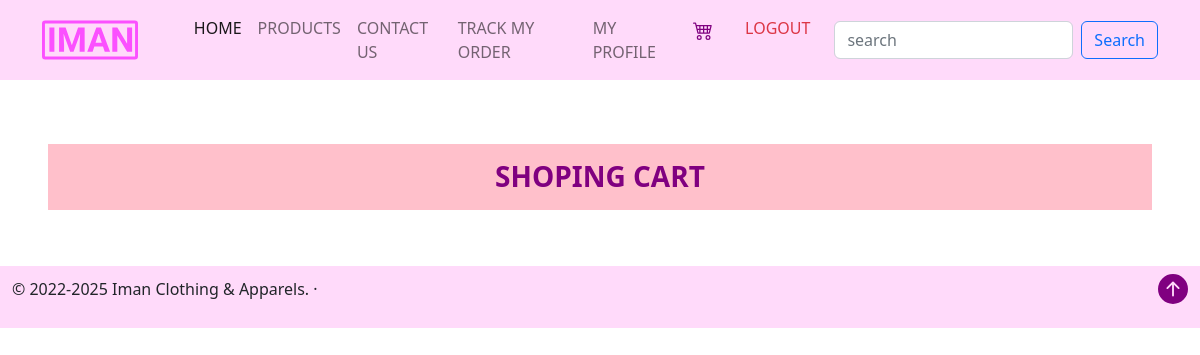
The app's page /products/cart (signed in), older data.
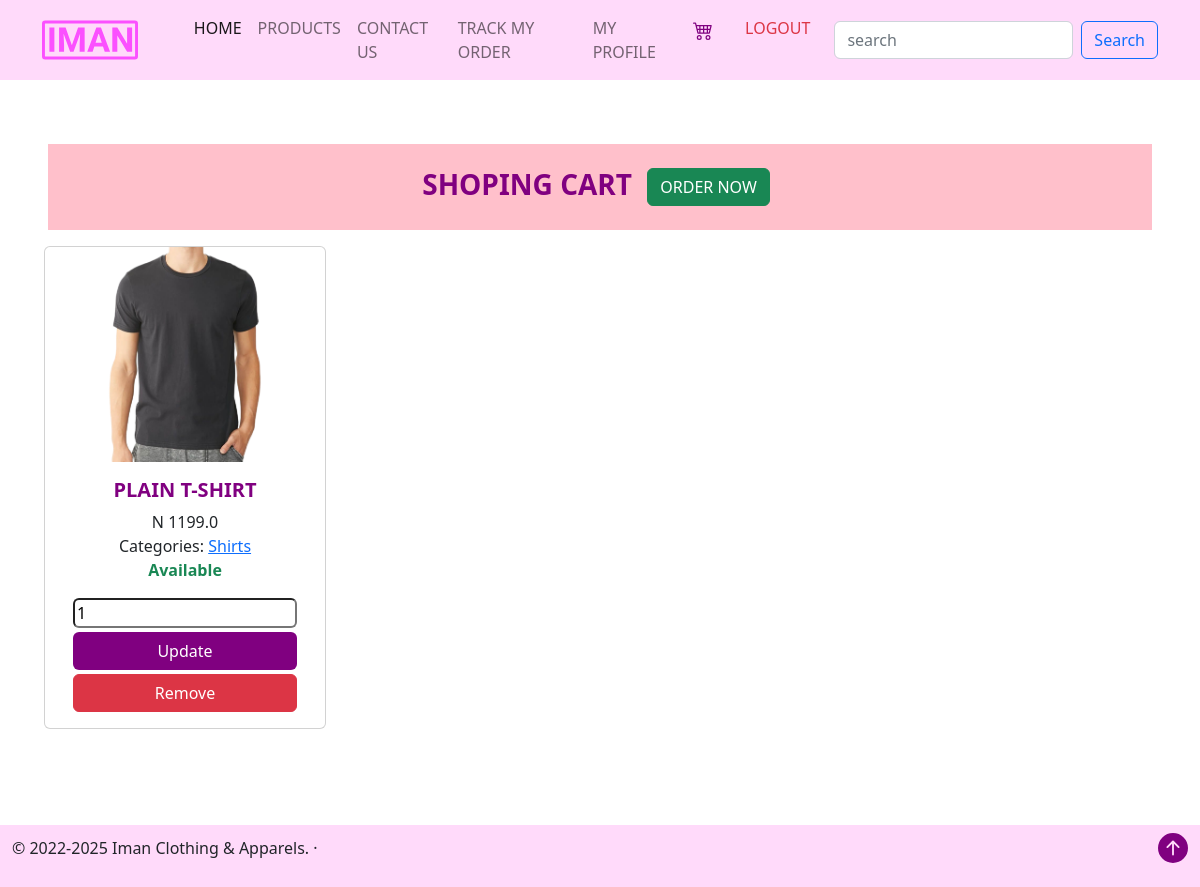
The same page, newer data.
### products/models.py (models this page shows, shortened)
class Cart(models.Model):
    product = models.ForeignKey(Product, on_delete=models.DO_NOTHING)
    quantity = models.PositiveIntegerField()
    added_at = models.DateTimeField(auto_now_add=True)
    user = models.ForeignKey(
        "user.User", on_delete=models.DO_NOTHING, related_name="cart")
    class Meta:
        verbose_name_plural = "Cart"

class Product(models.Model):
    GENDER_CHOICES = [
        ("M", "Male"),
        ("F", "Female"),
        ("U", "Unisex")
    ]
    brand_name = models.CharField(max_length=200, blank=True, default="")
    gender = models.CharField(max_length=1, choices=GENDER_CHOICES)
    category = models.ForeignKey(
        Category, on_delete=models.CASCADE, null=True, related_name="products")
    name = models.CharField(max_length=30)
    price = models.FloatField()
    product_size = models.CharField(max_length=200, blank=True, default="")
    product_color = models.CharField(max_length=200, blank=True, default="")
    available_quantity = models.PositiveBigIntegerField()
    delivery_days = models.PositiveIntegerField()
    description = models.TextField()
    image = models.ImageField(upload_to="product-images", blank=True)
    added_at = models.DateTimeField(auto_now_add=True)
    added_by = models.ForeignKey(
        "user.User", on_delete=models.DO_NOTHING, limit_choices_to={"staff": True}, related_name="products_added")

class Category(models.Model):
    name = models.CharField(max_length=200)
    image = models.ImageField(upload_to="categories", blank=True)
    added_at = models.DateTimeField(auto_now_add=True)
    added_by = models.ForeignKey(
        "user.User", on_delete=models.DO_NOTHING, limit_choices_to={"staff": True}, related_name="categories_added")
    class Meta:
        verbose_name_plural = "categories"
    def __str__(self):
        return self.name

### products/views.py (the view)
# urls.py: path('cart', views.cart, name='shoping_cart'),
@login_required
def cart(request):
    cart_items = request.user.cart.all()
    return render(request, "products/cart.html", context={"shoping_cart": cart_items})

### products/templates/products/cart.html (shortened to what this page needs)
{% extends 'base/base.html' %} {% load static %} {% block title%} Cart {% endblock%} {% block content %}
<section class="mt-5 p-5">
    <div class="row">
        <div class="col-12 text-center">
            <div class="row">
                <div class="col-12">
                    <h3 style="background-color: pink;color: purple; font-weight: 700; width: 100%"
                        class="p-3 text-uppercase">
                        Shoping Cart
                        {% if shoping_cart %}
                        <a href="{% url 'new_order' %}" class="btn btn-success m-2">Order Now</a>
                        {% endif %}
                    </h3>
                </div>
            </div>
            <div class="row text-center text-align-center">
                {% for cart_item in shoping_cart %}
                <div class="col-sm-10 col-md-4 card col-lg-3 mb-5 m-2">
                    <a href="{% url 'products_details' id=cart_item.product.id %}"
                        class="text-decoration-none text-uppercase">
                        <img src="{{cart_item.product.image.url}}" alt="product image" class="card-img-top" />
                    </a>
                    <div class="card-body align-items-end">
                        <div class="col-12">
                            <a href="{% url 'products_details' id=cart_item.product.id %}"
                                class="text-decoration-none text-uppercase">
                                <h3 style="font-size: 20px; color: purple; font-weight: 700;">
                                    {{cart_item.product.name}}
                                </h3>
                            </a>
                        </div>
                        <span>N {{cart_item.product.price}}</span>
                        <br />
                        <span>
                            Categories: <a
                                href="{% url 'filter_category' category_id=cart_item.product.category.id %}">{{cart_item.product.category}}</a>
                        </span>
                        <br />
                        {% if cart_item.product.available_quantity %}
                        <p class="text-success fw-bold">
                            Available
                        </p>
                        <form class="form-group row justify-content-center align-items-center"
                            action="{% url 'update_cart' %}" method="post">
                            <div class="col-12">
                                <input type="number" name="quantity" id="quantity" min="1"
                                    max="{{cart_item.product.available_quantity}}" value={{cart_item.quantity}}
                                    class="input-group rounded" />
                            </div>
                            <div class="col-12 text-center my-1">
                                <input type="submit" style="background-color: purple; color: white; width: 100%;"
                                    value="Update" class="btn" />
                            </div>
                        </form>
                        <div class="col-12">
                            <a style=" width: 100%" href="{% url 'remove_cart' id=cart_item.id %}"
                                class="btn btn-danger"> Remove</a>
                        </div>
                        {% else %}
                        <p class="text-danger">
                            out of stock
                        </p>
                        {% endif %}
                    </div>
                </div>
                {% endfor %}
            </div>
        </div>
    </div>
</section>
{% endblock %}

Row changes from the older to the newer data that the page shows:
added Cart: product.image (picture), product.name "PLAIN T-SHIRT", product.price "1199.0", product.category "Shirts", quantity "1"
Text that changed along with them:
text now shown: "ORDER NOW"
